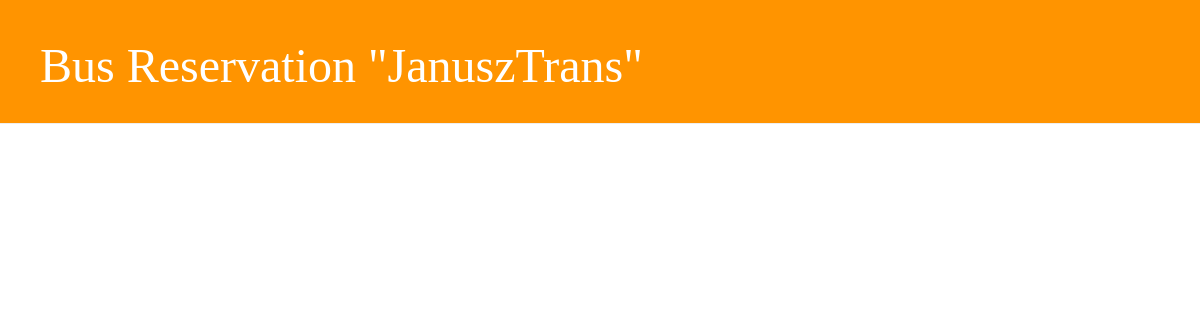
/, run on an earlier commit of the app's database.
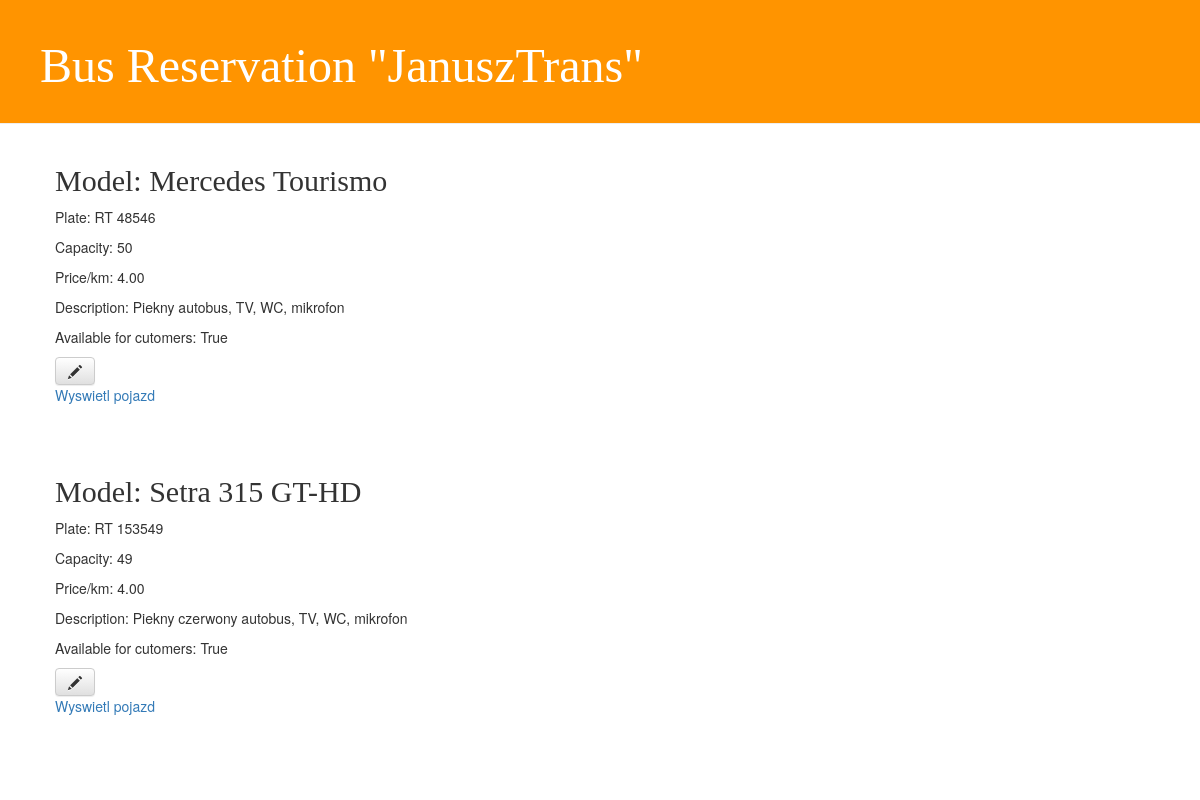
And on a later commit of the database.
### busreserv/models.py (models this page shows, shortened)
class Bus(models.Model): # Base model of Bus
    description = models.CharField(max_length=200)
    brand = models.CharField(max_length=150)
    plate_nr = models.CharField(max_length=10)
    people_capacity = models.IntegerField()
    price_per_km = models.DecimalField(max_digits=5, decimal_places=2)
    available_for_cutomers = models.BooleanField(default=True)

### busreserv/views.py (the view)
# urls.py: url(r'^$', views.panel, name='panel'),
def panel(request):
    buses = Bus.objects.all()
    return render(request, 'busreserv/panel.html', {'buses' : buses})

### busreserv/templates/busreserv/panel.html
{% extends 'busreserv/base.html' %}
{% block content %}
		{% for Bus in buses %}
			    <div class="bus">
				<h2>Model: {{ Bus.brand }}</h2>
				<p>Plate: {{ Bus.plate_nr }}</p>
				<p>Capacity: {{ Bus.people_capacity }}</p>
				<p>Price/km: {{ Bus.price_per_km }}</p>
				<p>Description: {{ Bus.description }}</p>
				<p>Available for cutomers: {{Bus.available_for_cutomers}}</p>
				<a class="btn btn-default" href="{% url 'edit_vehicle' pk=Bus.pk %}"><span class="glyphicon glyphicon-pencil"></span></a>
				<p><a href="{% url 'edit_vehicle' pk=Bus.pk %}">Wyswietl pojazd</a></p>
			    </div>
		{% endfor %}
{% endblock content %}

### busreserv/templates/busreserv/base.html (shortened to what this page needs)
{% load staticfiles %}
<html>
    <head>
        <link rel="stylesheet" href="//maxcdn.bootstrapcdn.com/bootstrap/3.2.0/css/bootstrap.min.css">
        <link rel="stylesheet" href="//maxcdn.bootstrapcdn.com/bootstrap/3.2.0/css/bootstrap-theme.min.css">
        <link rel="stylesheet" href="{% static 'css/busreserv.css' %}">
    </head>
<body>
    <div class="page-header">
        <h2><a href="/">Bus Reservation "JanuszTrans"</a></h2>
    </div>
    <div class="content container">
        <div class="row">
            <div class="col-md-8">
            {% block content %}
            {% endblock %}
            </div>
        </div>
    </div>
</body>
    <body>
    </body>
</html>

### busreserv/static/css/busreserv.css (style rules this page uses)
.page-header { background-color: #ff9400; margin-top: 0; padding: 20px 20px 20px 40px; }
.page-header h2, .page-header h2 a, .page-header h2 a:visited, .page-header h2 a:active { color: #ffffff; font-size: 36pt; text-decoration: none; }
.content { margin-left: 40px; }
h1, h2, h3, h4 { font-family: 'Lobster', cursive; }
.bus { margin-bottom: 70px; }

What changed in the data, as far as the page shows it:
added Bus: brand "Mercedes Tourismo", plate_nr "RT 48546", people_capacity "50", price_per_km "4.00", description "Piekny autobus, TV, WC, mikrofon", available_for_cutomers "True"
added Bus: brand "Setra 315 GT-HD", plate_nr "RT 153549", people_capacity "49", price_per_km "4.00", description "Piekny czerwony autobus, TV, WC, mikrofon", available_for_cutomers "True"
